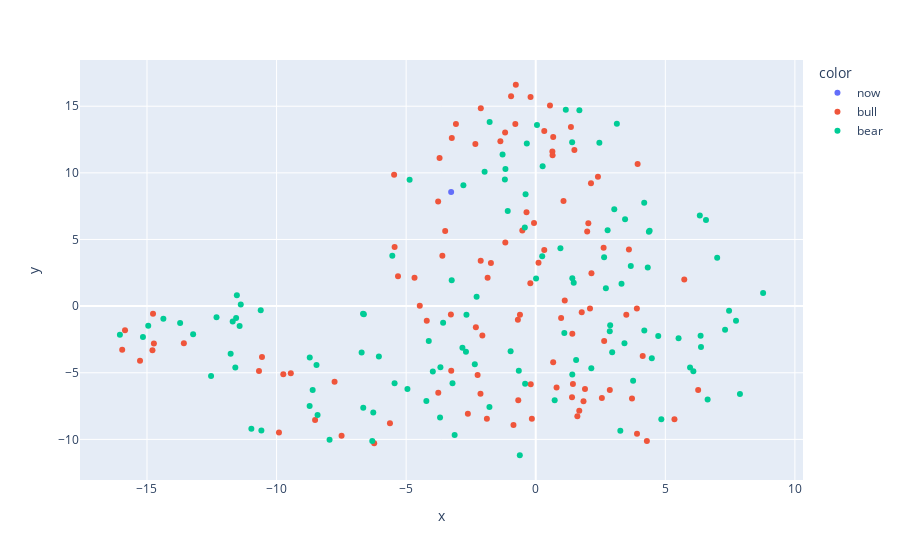

Source (notebook cell):
### Code cell
fig = px.scatter(x=tsne_embeddings[:, 0], y=tsne_embeddings[:, 1], color=values, hover_name=files)
fig.show()

### Figure 1 — Plotly figure (JSON) as saved in the notebook; plotly's stock layout.template omitted (floating-point values rounded to 4 significant figures)
{"data": [{"hovertemplate": "<b>%{hovertext}</b><br><br>color=now<br>x=%{x}<br>y=%{y}<extra></extra>", "hovertext": ["/workspaces/gc_quant_trading_research/now/Screenshot 2024-05-16 at 16.30.03.png"], "legendgroup": "now", "marker": {"color": "#636efa", "symbol": "circle"}, "mode": "markers", "name": "now", "orientation": "v", "showlegend": true, "type": "scatter", "x": [-3.264], "xaxis": "x", "y": [8.569], "yaxis": "y"}, {"hovertemplate": "<b>%{hovertext}</b><br><br>color=bull<br>x=%{x}<br>y=%{y}<extra></extra>", "hovertext": ["/workspaces/gc_quant_trading_research/bull/Screenshot 2024-05-15 at 12.19.20.png", "/workspaces/gc_quant_trading_research/bull/Screenshot 2024-05-15 at 12.27.02.png", "/workspaces/gc_quant_trading_research/bull/Screenshot 2024-05-15 at 11.59.10.png", "/workspaces/gc_quant_trading_research/bull/Screenshot 2024-05-15 at 12.33.25.png", "/workspaces/gc_quant_trading_research/bull/Screenshot 2024-05-15 at 11.53.12.png", "/workspaces/gc_quant_trading_research/bull/Screenshot 2024-05-15 at 15.14.10.png", "/workspaces/gc_quant_trading_research/bull/Screenshot 2024-05-16 at 10.39.10.png", "/workspaces/gc_quant_trading_research/bull/Screenshot 2024-05-15 at 11.54.21.png", "/workspaces/gc_quant_trading_research/bull/Screenshot 2024-05-16 at 10.20.03.png", "/workspaces/gc_quant_trading_research/bull/Screenshot 2024-05-15 at 12.00.56.png", "/workspaces/gc_quant_trading_research/bull/Screenshot 2024-05-15 at 15.13.54.png", "/workspaces/gc_quant_trading_research/bull/Screenshot 2024-05-15 at 11.52.15.png", "/workspaces/gc_quant_trading_research/bull/Screenshot 2024-05-15 at 12.43.26.png", "/workspaces/gc_quant_trading_research/bull/Screenshot 2024-05-15 at 11.52.33.png", "/workspaces/gc_quant_trading_research/bull/Screenshot 2024-05-15 at 14.51.44.png", "/workspaces/gc_quant_trading_research/bull/Screenshot 2024-05-15 at 12.00.36.png", "/workspaces/gc_quant_trading_research/bull/Screenshot 2024-05-16 at 10.18.55.png", "/workspaces/gc_quant_trading_research/bull/Screenshot 2024-05-15 at 12.26.47.png", "/workspaces/gc_quant_trading_research/bull/Screenshot 2024-05-16 at 09.47.19.png", "/workspaces/gc_quant_trading_research/bull/Screenshot 2024-05-15 at 12.36.46.png", "/workspaces/gc_quant_trading_research/bull/Screenshot 2024-05-16 at 10.22.10.png", "/workspaces/gc_quant_trading_research/bull/Screenshot 2024-05-16 at 10.21.05.png", "/workspaces/gc_quant_trading_research/bull/Screenshot 2024-05-16 at 10.06.20.png", "/workspaces/gc_quant_trading_research/bull/Screenshot 2024-05-15 at 12.37.07.png", "/workspaces/gc_quant_trading_research/bull/Screenshot 2024-05-15 at 15.05.30.png", "/workspaces/gc_quant_trading_research/bull/Screenshot 2024-05-15 at 12.42.48.png", "/workspaces/gc_quant_trading_research/bull/Screenshot 2024-05-15 at 12.32.36.png", "/workspaces/gc_quant_trading_research/bull/Screenshot 2024-05-15 at 12.49.12.png", "/workspaces/gc_quant_trading_research/bull/Screenshot 2024-05-15 at 14.52.48.png", "/workspaces/gc_quant_trading_research/bull/Screenshot 2024-05-15 at 14.45.58.png", "/workspaces/gc_quant_trading_research/bull/Screenshot 2024-05-15 at 12.24.09.png", "/workspaces/gc_quant_trading_research/bull/Screenshot 2024-05-16 at 09.59.48.png", "/workspaces/gc_quant_trading_research/bull/Screenshot 2024-05-15 at 15.11.03.png", "/workspaces/gc_quant_trading_research/bull/Screenshot 2024-05-15 at 14.52.36.png", "/workspaces/gc_quant_trading_research/bull/Screenshot 2024-05-15 at 11.44.16.png", "/workspaces/gc_quant_trading_research/bull/Screenshot 2024-05-15 at 16.28.37.png", "/workspaces/gc_quant_trading_research/bull/Screenshot 2024-05-15 at 12.00.22.png", "/workspaces/gc_quant_trading_research/bull/Screenshot 2024-05-15 at 12.07.05.png", "/workspaces/gc_quant_trading_research/bull/Screenshot 2024-05-15 at 12.33.41.png", "/workspaces/gc_quant_trading_research/bull/Screenshot 2024-05-15 at 12.34.40.png", "/workspaces/gc_quant_trading_research/bull/Screenshot 2024-05-15 at 12.33.12.png", "/workspaces/gc_quant_trading_research/bull/Screenshot 2024-05-15 at 12.18.32.png", "/workspaces/gc_quant_trading_research/bull/Screenshot 2024-05-16 at 09.37.53.png", "/workspaces/gc_quant_trading_research/bull/Screenshot 2024-05-15 at 11.52.51.png", "/workspaces/gc_quant_trading_research/bull/Screenshot 2024-05-15 at 11.57.43.png", "/workspaces/gc_quant_trading_research/bull/Screenshot 2024-05-16 at 10.32.55.png", "/workspaces/gc_quant_trading_research/bull/Screenshot 2024-05-15 at 14.54.27.png", "/workspaces/gc_quant_trading_research/bull/Screenshot 2024-05-15 at 11.53.59.png", "/workspaces/gc_quant_trading_research/bull/Screenshot 2024-05-15 at 12.25.16.png", "/workspaces/gc_quant_trading_research/bull/Screenshot 2024-05-16 at 09.56.18.png", "/workspaces/gc_quant_trading_research/bull/Screenshot 2024-05-15 at 12.42.34.png", "/workspaces/gc_quant_trading_research/bull/Screenshot 2024-05-15 at 12.44.42.png", "/workspaces/gc_quant_trading_research/bull/Screenshot 2024-05-15 at 11.49.55.png", "/workspaces/gc_quant_trading_research/bull/Screenshot 2024-05-15 at 12.05.43.png", "/workspaces/gc_quant_trading_research/bull/Screenshot 2024-05-15 at 11.59.20.png", "/workspaces/gc_quant_trading_research/bull/Screenshot 2024-05-16 at 10.14.19.png", "/workspaces/gc_quant_trading_research/bull/Screenshot 2024-05-15 at 12.29.26.png", "/workspaces/gc_quant_trading_research/bull/Screenshot 2024-05-15 at 12.48.03.png", "/workspaces/gc_quant_trading_research/bull/Screenshot 2024-05-15 at 12.17.59.png", "/workspaces/gc_quant_trading_research/bull/Screenshot 2024-05-16 at 09.58.37.png", "/workspaces/gc_quant_trading_research/bull/Screenshot 2024-05-15 at 12.48.58.png", "/workspaces/gc_quant_trading_research/bull/Screenshot 2024-05-15 at 11.59.49.png", "/workspaces/gc_quant_trading_research/bull/Screenshot 2024-05-15 at 12.11.18.png", "/workspaces/gc_quant_trading_research/bull/Screenshot 2024-05-15 at 12.01.09.png", "/workspaces/gc_quant_trading_research/bull/Screenshot 2024-05-15 at 15.06.46.png", "/workspaces/gc_quant_trading_research/bull/Screenshot 2024-05-15 at 12.42.01.png", "/workspaces/gc_quant_trading_research/bull/Screenshot 2024-05-15 at 12.01.17.png", "/workspaces/gc_quant_trading_research/bull/Screenshot 2024-05-15 at 12.43.00.png", "/workspaces/gc_quant_trading_research/bull/Screenshot 2024-05-15 at 14.53.00.png", "/workspaces/gc_quant_trading_research/bull/Screenshot 2024-05-16 at 10.17.45.png", "/workspaces/gc_quant_trading_research/bull/Screenshot 2024-05-15 at 14.50.20.png", "/workspaces/gc_quant_trading_research/bull/Screenshot 2024-05-16 at 10.16.32.png", "/workspaces/gc_quant_trading_research/bull/Screenshot 2024-05-15 at 12.43.10.png", "/workspaces/gc_quant_trading_research/bull/Screenshot 2024-05-15 at 15.08.37.png", "/workspaces/gc_quant_trading_research/bull/Screenshot 2024-05-15 at 14.50.31.png", "/workspaces/gc_quant_trading_research/bull/Screenshot 2024-05-15 at 12.25.31.png", "/workspaces/gc_quant_trading_research/bull/Screenshot 2024-05-15 at 12.49.27.png", "/workspaces/gc_quant_trading_research/bull/Screenshot 2024-05-16 at 09.52.17.png", "/workspaces/gc_quant_trading_research/bull/Screenshot 2024-05-16 at 10.16.49.png", "/workspaces/gc_quant_trading_research/bull/Screenshot 2024-05-15 at 12.44.32.png", "/workspaces/gc_quant_trading_research/bull/Screenshot 2024-05-16 at 09.36.29.png", "/workspaces/gc_quant_trading_research/bull/Screenshot 2024-05-16 at 09.38.33.png", "/workspaces/gc_quant_trading_research/bull/Screenshot 2024-05-15 at 15.08.16.png", "/workspaces/gc_quant_trading_research/bull/Screenshot 2024-05-15 at 15.09.36.png", "/workspaces/gc_quant_trading_research/bull/Screenshot 2024-05-16 at 09.56.34.png", "/workspaces/gc_quant_trading_research/bull/Screenshot 2024-05-15 at 12.03.34.png", "/workspaces/gc_quant_trading_research/bull/Screenshot 2024-05-15 at 12.45.24.png", "/workspaces/gc_quant_trading_research/bull/Screenshot 2024-05-16 at 09.39.12.png", "/workspaces/gc_quant_trading_research/bull/Screenshot 2024-05-15 at 12.07.22.png", "/workspaces/gc_quant_trading_research/bull/Screenshot 2024-05-15 at 12.35.08.png", "/workspaces/gc_quant_trading_research/bull/Screenshot 2024-05-15 at 11.51.31.png", "/workspaces/gc_quant_trading_research/bull/Screenshot 2024-05-16 at 10.16.57.png", "/workspaces/gc_quant_trading_research/bull/Screenshot 2024-05-15 at 12.24.29.png", "/workspaces/gc_quant_trading_research/bull/Screenshot 2024-05-16 at 09.46.29.png", "/workspaces/gc_quant_trading_research/bull/Screenshot 2024-05-15 at 11.54.43.png", "/workspaces/gc_quant_trading_research/bull/Screenshot 2024-05-16 at 10.20.17.png", "/workspaces/gc_quant_trading_research/bull/Screenshot 2024-05-15 at 14.47.59.png", "/workspaces/gc_quant_trading_research/bull/Screenshot 2024-05-15 at 12.37.31.png", "/workspaces/gc_quant_trading_research/bull/Screenshot 2024-05-15 at 12.25.51.png", "/workspaces/gc_quant_trading_research/bull/Screenshot 2024-05-15 at 12.27.16.png", "/workspaces/gc_quant_trading_research/bull/Screenshot 2024-05-15 at 12.18.20.png", "/workspaces/gc_quant_trading_research/bull/Screenshot 2024-05-15 at 12.35.18.png", "/workspaces/gc_quant_trading_research/bull/Screenshot 2024-05-15 at 11.53.28.png"], "legendgroup": "bull", "marker": {"color": "#EF553B", "symbol": "circle"}, "mode": "markers", "name": "bull", "orientation": "v", "showlegend": true, "type": "scatter", "x": [-8.514, -2.619, 5.353, -0.8592, 2.15, -15.96, -3.079, 1.606, 1.401, -0.7684, 1.358, -3.761, 1.774, -0.1931, -2.33, -3.711, -14.73, -6.234, 0.1066, 1.491, -3.261, -0.06652, 3.932, 1.12, -2.119, -1.182, -4.677, 2.132, -1.729, -9.451, 0.3294, -0.3552, -3.494, -1.856, -5.625, 4.128, 2.619, -7.491, 2.094, -5.465, -0.1492, -0.6086, -14.77, 0.8043, -15.27, 1.985, -13.58, 1.68, -0.2079, 1.435, -3.765, 3.903, -5.445, 2.64, -2.31, -2.132, 6.267, -14.79, -0.5179, 4.289, 0.3294, 1.071, -10.68, -0.2, -10.56, -4.474, 0.6744, -0.7868, -2.123, 2.03, 0.6416, -3.603, -3.273, -5.314, 0.6505, -1.173, -2.243, 2.552, -4.205, 3.495, -1.364, -3.239, 5.732, -15.85, 1.843, 3.907, 2.4, 1.901, -9.907, 0.9796, 0.6731, -2.06, -0.6739, -0.9512, -1.885, 2.859, -7.762, 0.5494, 3.714, -9.74, -0.6889, 1.412, 3.596], "xaxis": "x", "y": [-8.552, -8.077, -8.491, -8.916, 2.471, -3.266, 13.67, -8.261, -6.832, 16.61, 13.45, -6.502, -0.4638, -5.861, 12.17, 11.11, -2.813, -10.29, 3.252, 11.71, -4.848, 6.237, 10.66, 0.4127, 14.84, 13.02, 2.132, 9.227, 3.237, -5.032, 4.206, 7.037, 5.629, 2.13, -8.787, -3.748, 4.388, -9.721, -0.1744, 9.862, -8.454, -0.6489, -0.5661, -6.114, -4.101, 5.602, -2.793, -7.855, 1.714, -5.841, 7.859, -0.1724, 4.437, -2.621, -1.578, -6.569, -6.29, -3.308, 5.677, -10.12, 13.13, 7.887, -4.871, 15.7, -3.813, 0.02815, 12.68, 13.66, 3.397, 6.222, 11.61, 3.783, -0.6278, 2.25, 11.31, 4.775, -5.177, -6.89, -1.107, -0.6495, 12.37, 12.61, 1.999, -1.807, -7.142, -9.582, 9.715, -6.226, -9.484, -0.8998, -4.209, -2.2, -7.064, 15.75, -8.446, -6.285, -5.668, 15.05, -6.924, -5.119, -1.027, -2.071, 4.242], "yaxis": "y"}, {"hovertemplate": "<b>%{hovertext}</b><br><br>color=bear<br>x=%{x}<br>y=%{y}<extra></extra>", "hovertext": ["/workspaces/gc_quant_trading_research/bear/Screenshot 2024-05-15 at 16.26.52.png", "/workspaces/gc_quant_trading_research/bear/Screenshot 2024-05-15 at 11.47.39.png", "/workspaces/gc_quant_trading_research/bear/Screenshot 2024-05-15 at 15.11.28.png", "/workspaces/gc_quant_trading_research/bear/Screenshot 2024-05-16 at 16.25.19.png", "/workspaces/gc_quant_trading_research/bear/Screenshot 2024-05-15 at 12.28.35.png", "/workspaces/gc_quant_trading_research/bear/Screenshot 2024-05-15 at 12.48.24.png", "/workspaces/gc_quant_trading_research/bear/Screenshot 2024-05-16 at 10.22.36.png", "/workspaces/gc_quant_trading_research/bear/Screenshot 2024-05-15 at 14.55.28.png", "/workspaces/gc_quant_trading_research/bear/Screenshot 2024-05-15 at 12.36.02.png", "/workspaces/gc_quant_trading_research/bear/Screenshot 2024-05-15 at 15.04.12.png", "/workspaces/gc_quant_trading_research/bear/Screenshot 2024-05-15 at 12.15.12.png", "/workspaces/gc_quant_trading_research/bear/Screenshot 2024-05-15 at 14.52.09.png", "/workspaces/gc_quant_trading_research/bear/Screenshot 2024-05-16 at 10.23.07.png", "/workspaces/gc_quant_trading_research/bear/Screenshot 2024-05-15 at 15.09.11.png", "/workspaces/gc_quant_trading_research/bear/Screenshot 2024-05-15 at 12.40.28.png", "/workspaces/gc_quant_trading_research/bear/Screenshot 2024-05-16 at 10.02.02.png", "/workspaces/gc_quant_trading_research/bear/Screenshot 2024-05-16 at 10.16.00.png", "/workspaces/gc_quant_trading_research/bear/Screenshot 2024-05-15 at 15.14.38.png", "/workspaces/gc_quant_trading_research/bear/Screenshot 2024-05-15 at 15.12.51.png", "/workspaces/gc_quant_trading_research/bear/Screenshot 2024-05-16 at 09.48.51.png", "/workspaces/gc_quant_trading_research/bear/Screenshot 2024-05-16 at 10.12.49.png", "/workspaces/gc_quant_trading_research/bear/Screenshot 2024-05-15 at 14.45.07.png", "/workspaces/gc_quant_trading_research/bear/Screenshot 2024-05-15 at 12.23.45.png", "/workspaces/gc_quant_trading_research/bear/Screenshot 2024-05-16 at 09.49.58.png", "/workspaces/gc_quant_trading_research/bear/Screenshot 2024-05-15 at 12.03.12.png", "/workspaces/gc_quant_trading_research/bear/Screenshot 2024-05-16 at 10.15.39.png", "/workspaces/gc_quant_trading_research/bear/Screenshot 2024-05-15 at 12.41.18.png", "/workspaces/gc_quant_trading_research/bear/Screenshot 2024-05-15 at 11.47.18.png", "/workspaces/gc_quant_trading_research/bear/Screenshot 2024-05-15 at 12.43.45.png", "/workspaces/gc_quant_trading_research/bear/Screenshot 2024-05-15 at 12.24.52.png", "/workspaces/gc_quant_trading_research/bear/Screenshot 2024-05-15 at 14.55.43.png", "/workspaces/gc_quant_trading_research/bear/Screenshot 2024-05-15 at 12.46.07.png", "/workspaces/gc_quant_trading_research/bear/Screenshot 2024-05-15 at 12.02.20.png", "/workspaces/gc_quant_trading_research/bear/Screenshot 2024-05-15 at 12.16.10.png", "/workspaces/gc_quant_trading_research/bear/Screenshot 2024-05-15 at 12.39.35.png", "/workspaces/gc_quant_trading_research/bear/Screenshot 2024-05-15 at 14.45.33.png", "/workspaces/gc_quant_trading_research/bear/Screenshot 2024-05-15 at 14.47.14.png", "/workspaces/gc_quant_trading_research/bear/Screenshot 2024-05-16 at 09.37.05.png", "/workspaces/gc_quant_trading_research/bear/Screenshot 2024-05-15 at 11.56.38.png", "/workspaces/gc_quant_trading_research/bear/Screenshot 2024-05-16 at 10.00.19.png", "/workspaces/gc_quant_trading_research/bear/Screenshot 2024-05-16 at 09.58.06.png", "/workspaces/gc_quant_trading_research/bear/Screenshot 2024-05-15 at 12.46.41.png", "/workspaces/gc_quant_trading_research/bear/Screenshot 2024-05-16 at 10.07.08.png", "/workspaces/gc_quant_trading_research/bear/Screenshot 2024-05-16 at 11.04.16.png", "/workspaces/gc_quant_trading_research/bear/Screenshot 2024-05-16 at 10.19.47.png", "/workspaces/gc_quant_trading_research/bear/Screenshot 2024-05-15 at 12.34.02.png", "/workspaces/gc_quant_trading_research/bear/Screenshot 2024-05-16 at 10.03.11.png", "/workspaces/gc_quant_trading_research/bear/Screenshot 2024-05-16 at 10.19.32.png", "/workspaces/gc_quant_trading_research/bear/Screenshot 2024-05-15 at 14.51.21.png", "/workspaces/gc_quant_trading_research/bear/Screenshot 2024-05-15 at 12.47.22.png", "/workspaces/gc_quant_trading_research/bear/Screenshot 2024-05-15 at 12.45.54.png", "/workspaces/gc_quant_trading_research/bear/Screenshot 2024-05-15 at 12.27.41.png", "/workspaces/gc_quant_trading_research/bear/Screenshot 2024-05-15 at 16.25.12.png", "/workspaces/gc_quant_trading_research/bear/Screenshot 2024-05-15 at 12.21.17.png", "/workspaces/gc_quant_trading_research/bear/Screenshot 2024-05-15 at 12.23.33.png", "/workspaces/gc_quant_trading_research/bear/Screenshot 2024-05-15 at 12.38.04.png", "/workspaces/gc_quant_trading_research/bear/Screenshot 2024-05-15 at 12.16.31.png", "/workspaces/gc_quant_trading_research/bear/Screenshot 2024-05-16 at 09.49.30.png", "/workspaces/gc_quant_trading_research/bear/Screenshot 2024-05-15 at 12.18.50.png", "/workspaces/gc_quant_trading_research/bear/Screenshot 2024-05-15 at 12.39.05.png", "/workspaces/gc_quant_trading_research/bear/Screenshot 2024-05-15 at 11.58.19.png", "/workspaces/gc_quant_trading_research/bear/Screenshot 2024-05-15 at 12.16.44.png", "/workspaces/gc_quant_trading_research/bear/Screenshot 2024-05-15 at 11.56.02.png", "/workspaces/gc_quant_trading_research/bear/Screenshot 2024-05-15 at 15.06.18.png", "/workspaces/gc_quant_trading_research/bear/Screenshot 2024-05-15 at 12.38.49.png", "/workspaces/gc_quant_trading_research/bear/Screenshot 2024-05-15 at 12.26.27.png", "/workspaces/gc_quant_trading_research/bear/Screenshot 2024-05-15 at 15.13.12.png", "/workspaces/gc_quant_trading_research/bear/Screenshot 2024-05-15 at 12.23.15.png", "/workspaces/gc_quant_trading_research/bear/Screenshot 2024-05-15 at 15.10.40.png", "/workspaces/gc_quant_trading_research/bear/Screenshot 2024-05-16 at 09.59.21.png", "/workspaces/gc_quant_trading_research/bear/Screenshot 2024-05-16 at 10.02.49.png", "/workspaces/gc_quant_trading_research/bear/Screenshot 2024-05-15 at 11.39.52.png", "/workspaces/gc_quant_trading_research/bear/Screenshot 2024-05-15 at 12.35.50.png", "/workspaces/gc_quant_trading_research/bear/Screenshot 2024-05-15 at 11.58.30.png", "/workspaces/gc_quant_trading_research/bear/Screenshot 2024-05-15 at 12.44.01.png", "/workspaces/gc_quant_trading_research/bear/Screenshot 2024-05-15 at 11.55.37.png", "/workspaces/gc_quant_trading_research/bear/Screenshot 2024-05-16 at 10.07.28.png", "/workspaces/gc_quant_trading_research/bear/Screenshot 2024-05-15 at 15.12.11.png", "/workspaces/gc_quant_trading_research/bear/Screenshot 2024-05-16 at 09.51.07.png", "/workspaces/gc_quant_trading_research/bear/Screenshot 2024-05-15 at 12.14.29.png", "/workspaces/gc_quant_trading_research/bear/Screenshot 2024-05-15 at 12.47.32.png", "/workspaces/gc_quant_trading_research/bear/Screenshot 2024-05-16 at 10.30.23.png", "/workspaces/gc_quant_trading_research/bear/Screenshot 2024-05-15 at 12.38.27.png", "/workspaces/gc_quant_trading_research/bear/Screenshot 2024-05-15 at 12.28.03.png", "/workspaces/gc_quant_trading_research/bear/Screenshot 2024-05-16 at 10.31.30.png", "/workspaces/gc_quant_trading_research/bear/Screenshot 2024-05-16 at 09.57.00.png", "/workspaces/gc_quant_trading_research/bear/Screenshot 2024-05-15 at 11.49.03.png", "/workspaces/gc_quant_trading_research/bear/Screenshot 2024-05-15 at 16.29.27.png", "/workspaces/gc_quant_trading_research/bear/Screenshot 2024-05-16 at 09.49.11.png", "/workspaces/gc_quant_trading_research/bear/Screenshot 2024-05-15 at 12.45.03.png", "/workspaces/gc_quant_trading_research/bear/Screenshot 2024-05-16 at 10.06.45.png", "/workspaces/gc_quant_trading_research/bear/Screenshot 2024-05-15 at 16.29.04.png", "/workspaces/gc_quant_trading_research/bear/Screenshot 2024-05-15 at 12.39.14.png", "/workspaces/gc_quant_trading_research/bear/Screenshot 2024-05-15 at 14.49.43.png", "/workspaces/gc_quant_trading_research/bear/Screenshot 2024-05-15 at 12.23.06.png", "/workspaces/gc_quant_trading_research/bear/Screenshot 2024-05-16 at 10.21.48.png", "/workspaces/gc_quant_trading_research/bear/Screenshot 2024-05-15 at 12.02.56.png", "/workspaces/gc_quant_trading_research/bear/Screenshot 2024-05-16 at 09.51.21.png", "/workspaces/gc_quant_trading_research/bear/Screenshot 2024-05-16 at 09.37.26.png", "/workspaces/gc_quant_trading_research/bear/Screenshot 2024-05-16 at 09.48.02.png", "/workspaces/gc_quant_trading_research/bear/Screenshot 2024-05-15 at 12.21.42.png", "/workspaces/gc_quant_trading_research/bear/Screenshot 2024-05-15 at 12.46.30.png", "/workspaces/gc_quant_trading_research/bear/Screenshot 2024-05-15 at 12.21.00.png", "/workspaces/gc_quant_trading_research/bear/Screenshot 2024-05-15 at 12.29.55.png", "/workspaces/gc_quant_trading_research/bear/Screenshot 2024-05-15 at 15.04.40.png", "/workspaces/gc_quant_trading_research/bear/Screenshot 2024-05-15 at 14.55.09.png", "/workspaces/gc_quant_trading_research/bear/Screenshot 2024-05-16 at 10.13.54.png", "/workspaces/gc_quant_trading_research/bear/Screenshot 2024-05-15 at 12.14.56.png", "/workspaces/gc_quant_trading_research/bear/Screenshot 2024-05-16 at 10.31.37.png", "/workspaces/gc_quant_trading_research/bear/Screenshot 2024-05-16 at 10.18.08.png", "/workspaces/gc_quant_trading_research/bear/Screenshot 2024-05-15 at 12.48.40.png", "/workspaces/gc_quant_trading_research/bear/Screenshot 2024-05-15 at 11.48.28.png", "/workspaces/gc_quant_trading_research/bear/Screenshot 2024-05-16 at 10.23.31.png", "/workspaces/gc_quant_trading_research/bear/Screenshot 2024-05-15 at 12.41.34.png", "/workspaces/gc_quant_trading_research/bear/Screenshot 2024-05-16 at 09.52.44.png", "/workspaces/gc_quant_trading_research/bear/Screenshot 2024-05-16 at 10.29.27.png"], "legendgroup": "bear", "marker": {"color": "#00cc96", "symbol": "circle"}, "mode": "markers", "name": "bear", "orientation": "v", "showlegend": true, "type": "scatter", "x": [7.001, -2.351, 0.2494, -2.791, -11.43, 2.857, -11.69, -1.19, 3.31, 4.322, -10.61, 6.331, -8.459, 1.16, 4.366, 2.144, 5.511, 2.638, -8.608, -11.56, 6.361, 4.479, -0.4211, -0.3438, -0.4098, 4.846, 0.04779, -2.673, 1.466, 0.01289, -1.169, 1.684, -3.692, -6.719, -3.573, 6.376, 2.872, -0.3917, 2.707, -4.951, 1.558, -11.53, 0.267, -1.973, -0.9695, 0.9527, -14.95, 6.633, -1.08, -14.37, 3.447, -2.692, -3.129, -6.307, 1.412, -6.631, -12.32, 7.459, -0.6143, -10.97, 5.954, 1.411, 3.424, 7.88, -12.53, -4.867, -15.16, -3.971, -2.828, 2.773, -6.656, 4.395, 1.104, 6.082, -1.779, -1.279, 8.773, -13.72, 7.306, -6.053, -11.77, 4.19, -6.664, 0.7312, -8.724, -4.22, -5.534, 3.13, -11.59, 3.758, 4.727, -16.05, -10.59, -3.242, -3.211, -2.282, -1.786, 7.728, 3.668, 3.031, -5.447, -11.38, 2.95, 6.569, 1.405, -8.72, 2.455, -13.22, -8.418, 3.264, 4.186, -4.127, -3.678, -0.6534, -6.268, -7.955], "xaxis": "x", "y": [3.627, -4.359, 3.746, 9.068, -1.501, -1.882, -1.151, 9.5, 1.68, 2.906, -0.315, 6.801, -4.409, 14.73, 5.575, -4.669, -2.404, 3.658, -6.302, -0.8882, -2.224, -3.911, 5.893, 12.2, -5.827, -8.491, 13.59, -0.6425, 1.762, 2.079, 10.28, 14.7, -8.366, -3.484, -1.252, -3.065, -1.432, 8.386, 1.349, -6.219, -4.046, 0.8074, 10.49, 10.09, -3.395, 4.348, -1.465, -7.014, 7.129, -0.9456, 6.513, -3.429, -9.663, -10.12, 2.088, -0.6022, -0.8411, -0.3517, -11.19, -9.211, -4.611, -5.129, -2.782, -6.592, -5.241, 9.489, -2.312, -4.903, -3.127, 5.685, -7.625, 5.655, -2.022, -4.895, 13.82, 11.37, 0.9765, -1.258, -1.767, -3.779, -3.57, -1.831, -0.5777, -7.062, -7.493, -7.121, 3.776, 13.68, -4.612, -5.592, -2.239, -2.151, -9.337, 1.935, -5.793, 0.706, -7.574, -1.106, 3.006, 7.262, -5.781, 0.1176, -3.464, 6.47, 12.3, -3.849, 12.25, -2.106, -8.162, -9.35, 7.763, -2.625, -4.595, -4.848, -7.981, -10.03], "yaxis": "y"}], "layout": {"legend": {"title": {"text": "color"}, "tracegroupgap": 0}, "margin": {"t": 60}, "xaxis": {"anchor": "y", "domain": [0, 1], "title": {"text": "x"}}, "yaxis": {"anchor": "x", "domain": [0, 1], "title": {"text": "y"}}}}
